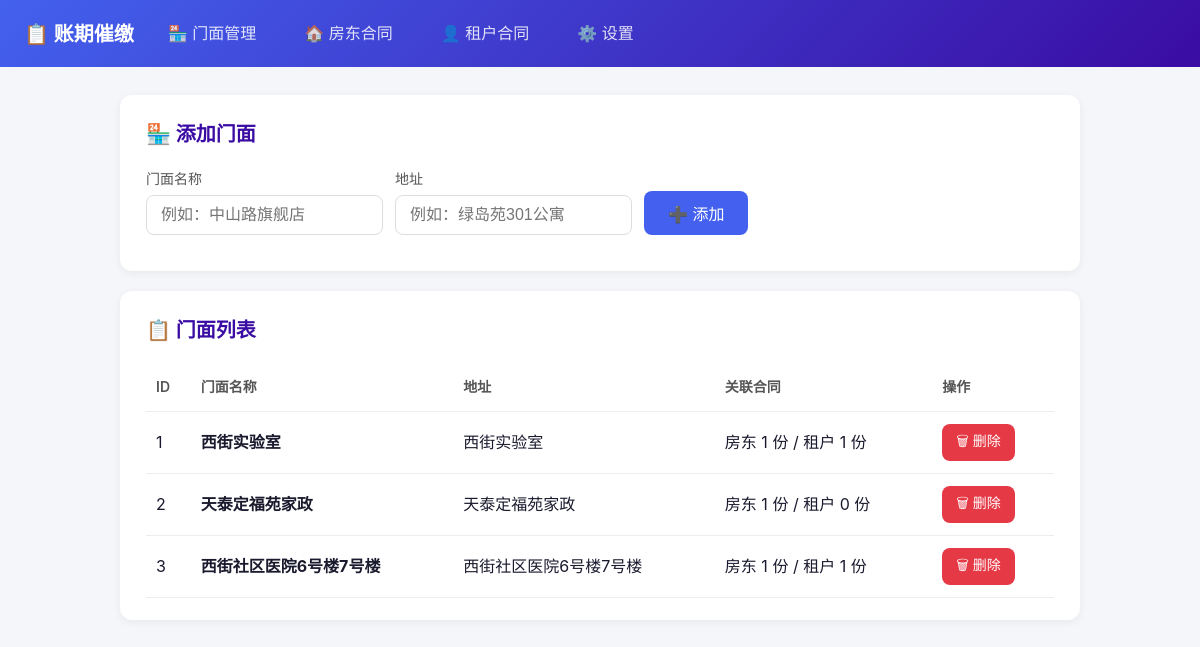
The page /shops on the database as committed earlier.
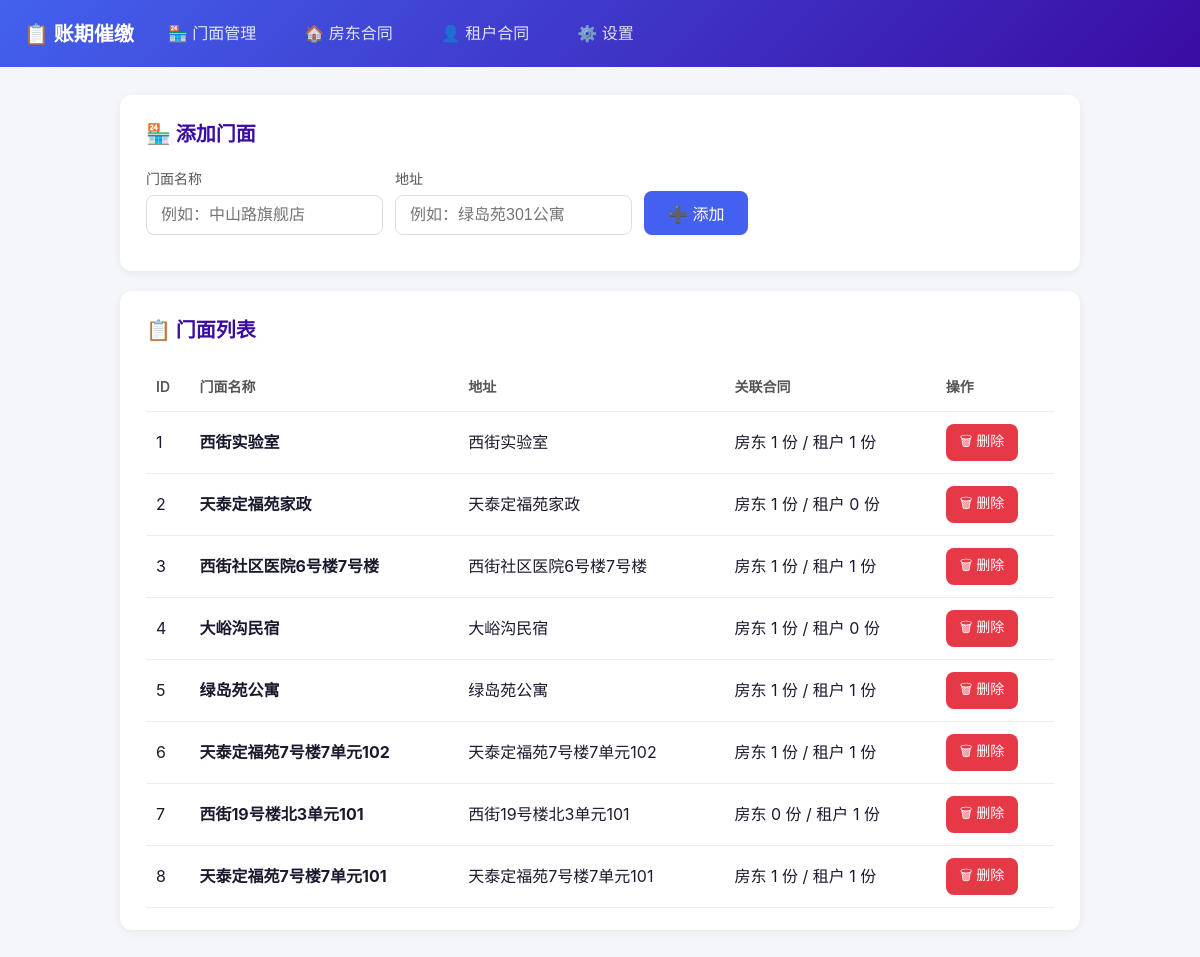
The same page on the database as committed later.
### tables this page shows
CREATE TABLE Shops (
            shop_id    INTEGER PRIMARY KEY AUTOINCREMENT,
            shop_name  TEXT NOT NULL,
            address    TEXT DEFAULT ''
        );

### app.py (the view, shortened to what this page needs)
@app.route("/shops", methods=["GET", "POST"])
def shops():
    conn = get_conn()
    all_shops = conn.execute("""
        SELECT s.*,
            (SELECT COUNT(*) FROM LandlordContracts l WHERE l.shop_id = s.shop_id) AS landlord_count,
            (SELECT COUNT(*) FROM TenantContracts t WHERE t.shop_id = s.shop_id) AS tenant_count
        FROM Shops s ORDER BY s.shop_id
    """).fetchall()
    conn.close()
    return render_template("shops.html", shops=all_shops)

### app.py (called while the page is built)
def get_conn():
    conn = sqlite3.connect(DB_PATH, timeout=30)
    conn.row_factory = sqlite3.Row
    conn.execute("PRAGMA journal_mode=WAL")
    conn.execute("PRAGMA foreign_keys=ON")
    return conn

### templates/shops.html (shortened to what this page needs)
{% extends "base.html" %}
{% block content %}
<div class="card">
    <h2>🏪 添加门面</h2>
    <form method="POST" class="form-row">
        <div class="form-group">
            <label for="shop_name">门面名称</label>
            <input type="text" id="shop_name" name="shop_name" placeholder="例如：中山路旗舰店" required>
        </div>
        <div class="form-group">
            <label for="address">地址</label>
            <input type="text" id="address" name="address" placeholder="例如：绿岛苑301公寓" style="min-width:220px;">
        </div>
        <button type="submit" class="btn btn-primary">➕ 添加</button>
    </form>
</div>
<div class="card">
    <h2>📋 门面列表</h2>
    {% if shops %}
    <div class="table-wrap">
    <table>
        <thead>
            <tr><th>ID</th><th>门面名称</th><th>地址</th><th>关联合同</th><th>操作</th></tr>
        </thead>
        <tbody>
            {% for s in shops %}
            <tr>
                <td>{{ s.shop_id }}</td>
                <td><strong>{{ s.shop_name }}</strong></td>
                <td>{{ s.address or '-' }}</td>
                <td>房东 {{ s.landlord_count }} 份 / 租户 {{ s.tenant_count }} 份</td>
                <td>
                    <form method="POST" action="{{ url_for('delete_shop', shop_id=s.shop_id) }}"
                          onsubmit="return confirm('确认删除「{{ s.shop_name }}」及其所有合同？');">
                        <button type="submit" class="btn btn-danger btn-small">🗑 删除</button>
                    </form>
                </td>
            </tr>
            {% endfor %}
        </tbody>
    </table>
    </div>
    {% else %}
    <div class="empty">还没有门面，请在上方添加</div>
    {% endif %}
</div>
{% endblock %}

### templates/base.html (shortened to what this page needs)
<!DOCTYPE html>
<html lang="zh-CN">
<head>
</head>
<body>
<nav class="navbar">
    <a href="{{ url_for('index') }}" class="logo">📋 账期催缴</a>
    <a href="{{ url_for('shops') }}">🏪 门面管理</a>
    <a href="{{ url_for('landlords') }}">🏠 房东合同</a>
    <a href="{{ url_for('tenants') }}">👤 租户合同</a>
    <a href="{{ url_for('settings') }}">⚙️ 设置</a>
</nav>
<div class="container">
    {% block content %}{% endblock %}
</div>
</body>
</html>

### templates/base.html (style rules this page uses)
*, *::before, *::after { box-sizing: border-box; margin: 0; padding: 0; }
body { font-family: -apple-system, "PingFang SC", "Microsoft YaHei", sans-serif; font-size: 17px; line-height: 1.7; color: #1a1a2e; background: #f5f6fa; min-height: 100vh; }
a { color: #4361ee; text-decoration: none; }
.navbar { background: linear-gradient(135deg, #4361ee, #3a0ca3); padding: 14px 24px; display: flex; align-items: center; gap: 20px; flex-wrap: wrap; }
.navbar .logo { color: #fff; font-size: 20px; font-weight: 700; text-decoration: none; }
.navbar a:not(.logo) { color: rgba(255,255,255,.85); font-size: 16px; padding: 6px 14px; border-radius: 8px; transition: background .15s; }
.container { max-width: 1000px; margin: 0 auto; padding: 28px 20px; }
.card { background: #fff; border-radius: 12px; padding: 22px 26px; box-shadow: 0 2px 8px rgba(0,0,0,.06); margin-bottom: 20px; }
.card h2 { font-size: 20px; margin-bottom: 16px; color: #3a0ca3; }
.table-wrap { overflow-x: auto; }
table { width: 100%; border-collapse: collapse; font-size: 16px; }
th, td { text-align: left; padding: 12px 10px; border-bottom: 1px solid #eee; }
th { font-weight: 600; color: #555; font-size: 14px; }
.btn, button { display: inline-block; padding: 10px 24px; border: none; border-radius: 8px; font-size: 16px; cursor: pointer; text-decoration: none; transition: background .15s; }
.btn-primary { background: #4361ee; color: #fff; }
.btn-danger { background: #e63946; color: #fff; }
.btn-small { padding: 6px 14px; font-size: 14px; }
.form-row { display: flex; gap: 12px; flex-wrap: wrap; align-items: flex-end; margin-bottom: 14px; }
.form-group { display: flex; flex-direction: column; gap: 4px; }
.form-group label { font-size: 14px; color: #555; font-weight: 500; }
.form-group input, .form-group select { padding: 10px 14px; border: 1px solid #ddd; border-radius: 8px; font-size: 16px; background: #fff; min-width: 160px; }

Rows that differ between the two databases and show on the page:
added Shops: shop_id "4", shop_name "大峪沟民宿", address "大峪沟民宿", landlord_count "1", tenant_count "0"
added Shops: shop_id "5", shop_name "绿岛苑公寓", address "绿岛苑公寓", landlord_count "1", tenant_count "1"
added Shops: shop_id "6", shop_name "天泰定福苑7号楼7单元102", address "天泰定福苑7号楼7单元102", landlord_count "1", tenant_count "1"
added Shops: shop_id "7", shop_name "西街19号楼北3单元101", address "西街19号楼北3单元101", landlord_count "0", tenant_count "1"
added Shops: shop_id "8", shop_name "天泰定福苑7号楼7单元101", address "天泰定福苑7号楼7单元101", landlord_count "1", tenant_count "1"
